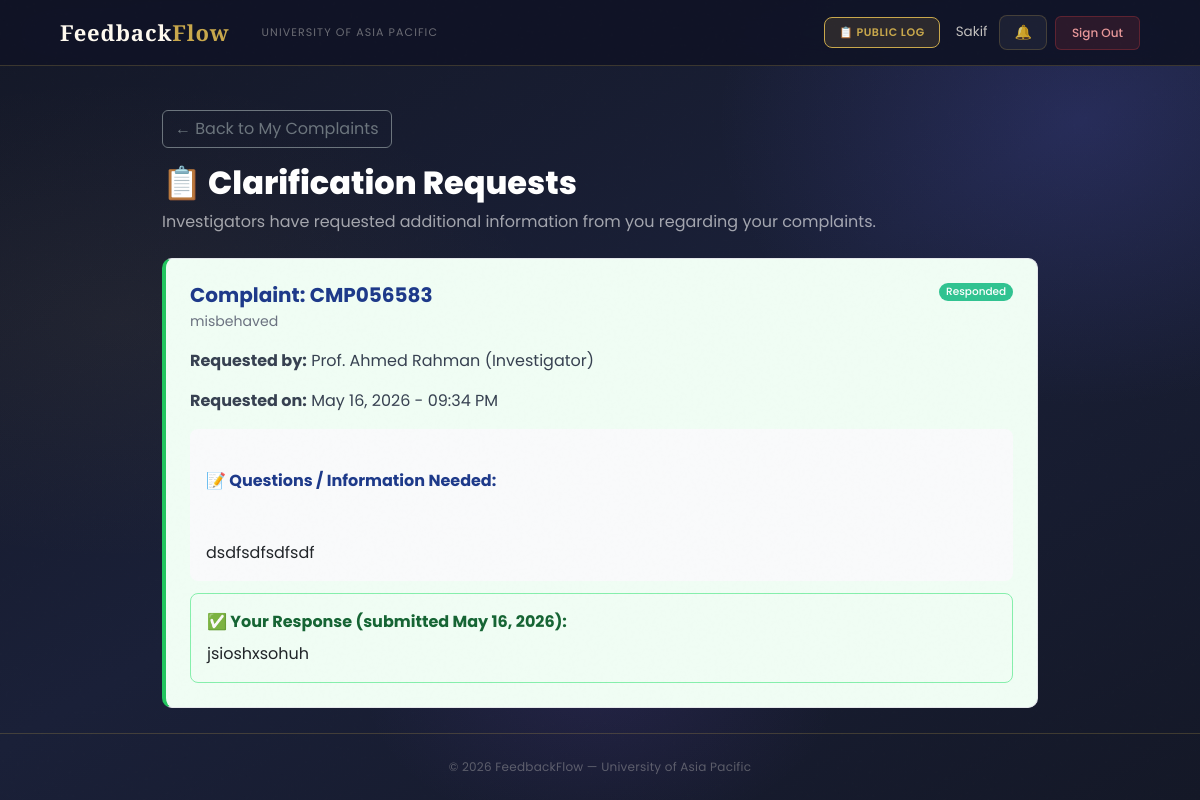
The page /complaints/clarifications/ (signed in) on the database as committed earlier.
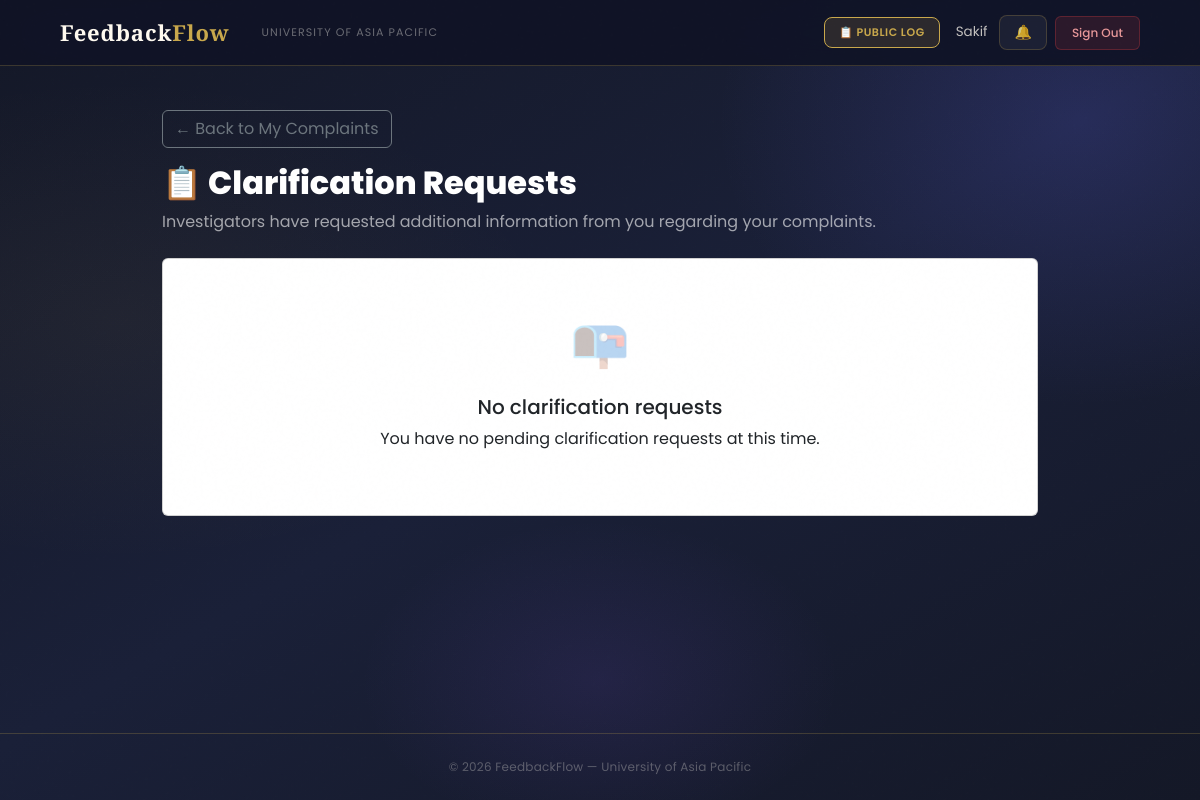
The same page on the database as committed later.
### complaints/models.py (models this page shows, shortened)
class ClarificationRequest(models.Model):
    REQUEST_TYPE_CHOICES = (
        ('Student', 'Student Clarification'),
        ('Faculty', 'Faculty Statement'),
    )
    STATUS_CHOICES = (
        ('Pending',   'Pending Response'),
        ('Responded', 'Responded'),
        ('Forwarded', 'Forwarded to Investigator'),
    )
    finding      = models.ForeignKey(InvestigationFinding, on_delete=models.CASCADE, related_name='clarification_requests')
    requested_by = models.ForeignKey(settings.AUTH_USER_MODEL, on_delete=models.CASCADE, related_name='clarifications_requested')
    request_type = models.CharField(max_length=10, choices=REQUEST_TYPE_CHOICES)
    questions    = models.TextField(help_text='Specific questions or information needed')
    target_user  = models.ForeignKey(
        settings.AUTH_USER_MODEL, on_delete=models.CASCADE,
        related_name='clarification_requests_received',
        null=True, blank=True,
    )
    status = models.CharField(max_length=10, choices=STATUS_CHOICES, default='Pending')
    response_text = models.TextField(blank=True, null=True)
    responded_by  = models.ForeignKey(
        settings.AUTH_USER_MODEL, on_delete=models.SET_NULL,
        null=True, blank=True, related_name='clarifications_responded'
    )
    responded_at  = models.DateTimeField(null=True, blank=True)
    created_at    = models.DateTimeField(auto_now_add=True)
    class Meta:
        ordering = ['-created_at']

class InvestigationFinding(models.Model):
    VERDICT_CHOICES = (
        ('Proven',          'Complaint is Proven'),
        ('Unproven',        'Complaint is Unproven'),
        ('Needs More Info', 'Needs More Info'),
    )
    investigation = models.ForeignKey(ComplaintInvestigation, on_delete=models.CASCADE, related_name='findings')
    submitted_by  = models.ForeignKey(settings.AUTH_USER_MODEL, on_delete=models.CASCADE, related_name='investigation_findings')
    verdict       = models.CharField(max_length=30, choices=VERDICT_CHOICES)
    findings      = models.TextField()
    needs_student_clarification = models.BooleanField(default=False)
    needs_faculty_statement     = models.BooleanField(default=False)
    clarification_questions     = models.TextField(blank=True, null=True,
        help_text='Specific questions the investigator needs answered')
    submitted_at = models.DateTimeField(auto_now_add=True)
    class Meta:
        ordering        = ['-submitted_at']
        unique_together = ('investigation', 'submitted_by')

class ComplaintInvestigation(models.Model):
    complaint     = models.OneToOneField(Complaint, on_delete=models.CASCADE, related_name='investigation')
    assigned_by   = models.ForeignKey(settings.AUTH_USER_MODEL, on_delete=models.CASCADE, related_name='investigations_assigned_by')
    investigators = models.ManyToManyField(
        settings.AUTH_USER_MODEL,
        related_name='investigations_assigned_to',
        limit_choices_to={'role__in': ['Faculty', 'HOD']},
    )
    description = models.TextField()
    is_active   = models.BooleanField(default=True)
    assigned_at = models.DateTimeField(auto_now_add=True)
    due_date    = models.DateField(null=True, blank=True)
    class Meta:
        ordering = ['-assigned_at']

class Complaint(models.Model):
    COMPLAINT_TYPE_CHOICES = (
        ('Faculty',  'Complaint about Faculty'),
        ('HOD',      'Complaint about HOD'),
        ('Staff',    'Complaint about Staff'),
        ('Facility', 'Facility Issue'),
        ('Advice',   'General Advice'),
        ('Opinion',  'Opinion/Suggestion'),
    )
    STATUS_CHOICES = (
        ('Pending',             'Pending Review'),
        ('Under Investigation', 'Under Investigation'),
        ('Findings Submitted',  'Findings Submitted'),
        ('Resolved',            'Resolved'),
        ('Escalated',           'Escalated to Higher Authority'),
    )
    PRIORITY_CHOICES = (
        ('Low',    'Low'),
        ('Medium', 'Medium'),
        ('High',   'High'),
        ('Urgent', 'Urgent'),
    )
    student             = models.ForeignKey(settings.AUTH_USER_MODEL, on_delete=models.CASCADE, related_name='complaints_submitted')
    complaint_type      = models.CharField(max_length=20, choices=COMPLAINT_TYPE_CHOICES)
    resolution_deadline = models.DateField(null=True, blank=True, help_text='Deadline for resolving this complaint')
    subject             = models.CharField(max_length=200)
    description         = models.TextField()
    faculty_concerned   = models.ForeignKey(
        settings.AUTH_USER_MODEL, on_delete=models.SET_NULL,
        null=True, blank=True, related_name='complaints_against',
        limit_choices_to={'role__in': ['Faculty', 'HOD', 'Staff']}
    )
    location          = models.CharField(max_length=200, blank=True, null=True)
    status            = models.CharField(max_length=30, choices=STATUS_CHOICES, default='Pending')
    priority          = models.CharField(max_length=10, choices=PRIORITY_CHOICES, default='Medium')
    assigned_to       = models.ForeignKey(settings.AUTH_USER_MODEL, on_delete=models.SET_NULL, null=True, blank=True, related_name='complaints_assigned')
    is_anonymous      = models.BooleanField(default=False)
    final_action_note = models.TextField(blank=True, null=True)
    submitted_at      = models.DateTimeField(auto_now_add=True)
    updated_at        = models.DateTimeField(auto_now=True)
    resolved_at       = models.DateTimeField(null=True, blank=True)
    tracking_id       = models.CharField(max_length=20, unique=True, editable=False)
    class Meta:
        ordering        = ['-submitted_at']
        verbose_name    = 'Complaint'
        verbose_name_plural = 'Complaints'

### users/models.py (models this page shows, shortened)
class User(AbstractBaseUser, PermissionsMixin):
    ROLE_CHOICES = (
        ('Student', 'Student'),
        ('Faculty', 'Faculty'),
        ('HOD', 'Head of Department'),
        ('Staff', 'Staff'),
        ('DAO', 'Dean of Administration Office'),
        ('Admin', 'Administrator'),
        ('Committee', 'Committee Member'),
    )
    DEPARTMENT_CHOICES = (
        ('DBA', 'Department of Business Administration'),
        ('CSE', 'Department of Computer Science and Engineering'),
        ('CE', 'Department of Civil Engineering'),
        ('EEE', 'Department of Electrical and Electronic Engineering'),
        ('Pharmacy', 'Department of Pharmacy'),
        ('Law', 'Department of Law and Human Rights'),
        ('English', 'Department of English'),
        ('Architecture', 'Department of Architecture'),
    )
    COMMITTEE_TYPE_CHOICES = (
        ('Harassment Committee', 'Harassment Committee'),
        ('Proctorial Committee', 'Proctorial Committee'),
    )
    email       = models.EmailField(unique=True, max_length=255)
    full_name   = models.CharField(max_length=150)
    role        = models.CharField(max_length=20, choices=ROLE_CHOICES)
    department  = models.CharField(max_length=100, choices=DEPARTMENT_CHOICES, null=True, blank=True)
    student_id  = models.CharField(max_length=50, unique=True, null=True, blank=True)
    committee_type = models.CharField(
        max_length=50,
        choices=COMMITTEE_TYPE_CHOICES,
        null=True, blank=True
    )
    is_active   = models.BooleanField(default=True)
    is_staff    = models.BooleanField(default=False)
    created_at  = models.DateTimeField(auto_now_add=True)
    updated_at  = models.DateTimeField(auto_now=True)
    USERNAME_FIELD  = 'email'
    REQUIRED_FIELDS = ['full_name']
    objects = UserManager()
    class Meta:
        verbose_name        = 'User'
        verbose_name_plural = 'Users'
        ordering            = ['-created_at']
    def get_short_name(self):
        return self.full_name.split()[0] if self.full_name else self.email

### complaints/views.py (the view)
# urls.py: path('clarifications/', views.clarification_list, name='clarification_list'),
@login_required
def clarification_list(request):
    if request.user.role == 'Student':
        clarification_requests = ClarificationRequest.objects.filter(
            target_user=request.user,
            request_type='Student',
        ).select_related('finding__investigation__complaint').order_by('-created_at')
    elif request.user.role in ['Faculty', 'HOD']:
        clarification_requests = ClarificationRequest.objects.filter(
            target_user=request.user,
            request_type='Faculty',
        ).select_related('finding__investigation__complaint').order_by('-created_at')
    else:
        messages.error(request, 'Access denied.')
        return redirect('login')
    context = {
        'clarification_requests': clarification_requests,
        'pending_count':          clarification_requests.filter(status='Pending').count(),
        'page_title':             'Clarification Requests',
    }
    return render(request, 'complaints/clarification_list.html', context)

### users/context_processors.py (called while the page is built)
def notifications_count(request):
    if request.user.is_authenticated:
        from users.models import Notification, Announcement
        count = Notification.objects.filter(
            recipient=request.user,
            is_read=False
        ).count()
        active_announcements = []
        for ann in Announcement.objects.filter(is_active=True).order_by('-created_at')[:10]:
            if ann.is_visible_to(request.user):
                active_announcements.append(ann)
            if len(active_announcements) >= 3:
                break
        return {
            'unread_notifications_count': count,
            'active_announcements': active_announcements,
        }
    return {'unread_notifications_count': 0, 'active_announcements': []}

### complaints/templates/complaints/clarification_list.html (shortened to what this page needs)
{% extends 'users/base.html' %}
{% block content %}
<div class="container mt-4" style="max-width: 900px;">
    <div class="mb-3">
        {% if request.user.role == 'Student' %}
            <a href="{% url 'my_complaints' %}" class="btn btn-outline-secondary">← Back to My Complaints</a>
        {% else %}
            <a href="{% url 'investigator_dashboard' %}" class="btn btn-outline-secondary">← Back to Dashboard</a>
        {% endif %}
    </div>
    <div class="mb-4">
        <h2 style="color:#fff; font-weight:800;">📋 Clarification Requests</h2>
        <p style="color:rgba(255,255,255,.6);">
            {% if request.user.role == 'Student' %}
                Investigators have requested additional information from you regarding your complaints.
            {% else %}
                Investigators have requested a statement from you regarding a complaint.
            {% endif %}
        </p>
    </div>
    {% if clarification_requests %}
        {% for req in clarification_requests %}
        <div class="clarification-card {% if req.status == 'Responded' %}responded{% endif %}">
            <div class="d-flex justify-content-between align-items-start mb-3">
                <div>
                    <h5 style="color:#1e3a8a; font-weight:700; margin-bottom:0.25rem;">
                        Complaint: {{ req.finding.investigation.complaint.tracking_id }}
                    </h5>
                    <p style="color:#6b7280; font-size:0.88rem; margin:0;">
                        {{ req.finding.investigation.complaint.subject }}
                    </p>
                </div>
                <span class="badge {% if req.status == 'Responded' %}bg-success{% else %}bg-warning text-dark{% endif %}">
                    {{ req.status }}
                </span>
            </div>
            <p style="color:#374151;"><strong>Requested by:</strong> {{ req.requested_by.full_name }} (Investigator)</p>
            <p style="color:#374151;"><strong>Requested on:</strong> {{ req.created_at|date:"M d, Y - h:i A" }}</p>
            <div class="questions-box">
                <strong style="color:#1e3a8a;">📝 Questions / Information Needed:</strong><br><br>
                {{ req.questions }}
            </div>
            {% if req.status == 'Responded' %}
            <div style="background:#f0fdf4; border:1px solid #86efac; border-radius:8px; padding:1rem; margin-top:0.75rem;">
                <strong style="color:#166534;">✅ Your Response (submitted {{ req.responded_at|date:"M d, Y" }}):</strong>
                <p style="color:#212529; margin-top:0.5rem; margin-bottom:0; white-space:pre-line;">{{ req.response_text }}</p>
            </div>
            {% else %}
            <div class="mt-3">
                <a href="{% url 'respond_clarification' req.id %}" class="btn btn-primary">
                    📝 Respond to Request
                </a>
            </div>
            {% endif %}
        </div>
        {% endfor %}
    {% else %}
    <div class="card">
        <div class="card-body text-center py-5">
            <div style="font-size:3rem; opacity:0.3;">📭</div>
            <h5 class="mt-3" style="color:#6b7280;">No clarification requests</h5>
            <p style="color:#9ca3af;">You have no pending clarification requests at this time.</p>
        </div>
    </div>
    {% endif %}
</div>
{% endblock %}

Rows that differ between the two databases and show on the page:
removed ClarificationRequest: finding.investigation.complaint.tracking_id "CMP056583", finding.investigation.complaint.subject "misbehaved", status "Responded", requested_by.full_name "Prof. Ahmed Rahman", created_at "May 16, 2026 - 09:34 PM", questions "dsdfsdfsdfsdf", responded_at "May 16, 2026", response_text "jsioshxsohuh"
Other text that changed with them:
text now shown: "📭 No clarification requests You have no pending clarification requests at this time."
